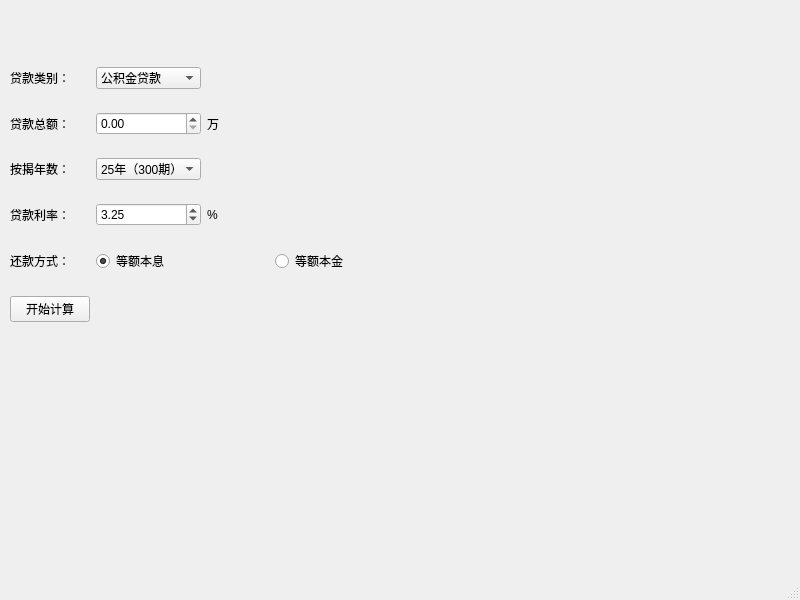
<?xml version="1.0" encoding="UTF-8"?>
<ui version="4.0">
 <class>Provident_Fund_loan</class>
 <widget class="QMainWindow" name="Provident_Fund_loan">
  <property name="geometry">
   <rect>
    <x>0</x>
    <y>0</y>
    <width>800</width>
    <height>600</height>
   </rect>
  </property>
  <property name="windowTitle">
   <string>公积金贷款</string>
  </property>
  <widget class="QWidget" name="centralwidget">
   <widget class="QWidget" name="">
    <property name="geometry">
     <rect>
      <x>10</x>
      <y>50</y>
      <width>338</width>
      <height>291</height>
     </rect>
    </property>
    <layout class="QGridLayout" name="gridLayout">
     <item row="0" column="0">
      <widget class="QLabel" name="label">
       <property name="text">
        <string>贷款类别：</string>
       </property>
      </widget>
     </item>
     <item row="0" column="1">
      <widget class="QComboBox" name="comboBox">
       <item>
        <property name="text">
         <string>公积金贷款</string>
        </property>
       </item>
       <item>
        <property name="text">
         <string>商业贷款</string>
        </property>
       </item>
       <item>
        <property name="text">
         <string>组合贷款</string>
        </property>
       </item>
      </widget>
     </item>
     <item row="1" column="0">
      <widget class="QLabel" name="label_2">
       <property name="text">
        <string>贷款总额：</string>
       </property>
      </widget>
     </item>
     <item row="1" column="1">
      <widget class="QDoubleSpinBox" name="doubleSpinBox_2">
       <property name="maximum">
        <double>999999.989999999990687</double>
       </property>
       <property name="value">
        <double>0.000000000000000</double>
       </property>
      </widget>
     </item>
     <item row="2" column="0">
      <widget class="QLabel" name="label_8">
       <property name="text">
        <string>按揭年数：</string>
       </property>
      </widget>
     </item>
     <item row="2" column="1">
      <widget class="QComboBox" name="comboBox_4">
       <item>
        <property name="text">
         <string>25年（300期）</string>
        </property>
       </item>
       <item>
        <property name="text">
         <string>24年（288期）</string>
        </property>
       </item>
       <item>
        <property name="text">
         <string>23年（276期）</string>
        </property>
       </item>
       <item>
        <property name="text">
         <string>22年（264期）</string>
        </property>
       </item>
       <item>
        <property name="text">
         <string>21年（252期）</string>
        </property>
       </item>
       <item>
        <property name="text">
         <string>20年（240期）</string>
        </property>
       </item>
       <item>
        <property name="text">
         <string>19年（228期）</string>
        </property>
       </item>
       <item>
        <property name="text">
         <string>18年（216期）</string>
        </property>
       </item>
       <item>
        <property name="text">
         <string>17年（204期）</string>
        </property>
       </item>
       <item>
        <property name="text">
         <string>16年（192期）</string>
        </property>
       </item>
       <item>
        <property name="text">
         <string>15年（180期）</string>
        </property>
       </item>
       <item>
        <property name="text">
         <string>14年（168期）</string>
        </property>
       </item>
       <item>
        <property name="text">
         <string>13年（156期）</string>
        </property>
       </item>
       <item>
        <property name="text">
         <string>12年（144期）</string>
        </property>
       </item>
       <item>
        <property name="text">
         <string>11年（132期）</string>
        </property>
       </item>
       <item>
        <property name="text">
         <string>10年（120期）</string>
        </property>
       </item>
       <item>
        <property name="text">
         <string>9年（108期）</string>
        </property>
       </item>
       <item>
        <property name="text">
         <string>8年（96期）</string>
        </property>
       </item>
       <item>
        <property name="text">
         <string>7年（84期）</string>
        </property>
       </item>
       <item>
        <property name="text">
         <string>6年（72期）</string>
        </property>
       </item>
       <item>
        <property name="text">
         <string>5年（60期）</string>
        </property>
       </item>
       <item>
        <property name="text">
         <string>4年（48期）</string>
        </property>
       </item>
       <item>
        <property name="text">
         <string>3年（36期）</string>
        </property>
       </item>
       <item>
        <property name="text">
         <string>2年（24期）</string>
        </property>
       </item>
       <item>
        <property name="text">
         <string>1年（12期）</string>
        </property>
       </item>
      </widget>
     </item>
     <item row="3" column="0">
      <widget class="QLabel" name="label_9">
       <property name="text">
        <string>贷款利率：</string>
       </property>
      </widget>
     </item>
     <item row="3" column="1">
      <widget class="QDoubleSpinBox" name="doubleSpinBox">
       <property name="minimum">
        <double>0.010000000000000</double>
       </property>
       <property name="value">
        <double>3.250000000000000</double>
       </property>
      </widget>
     </item>
     <item row="3" column="2">
      <widget class="QLabel" name="label_10">
       <property name="text">
        <string>%</string>
       </property>
      </widget>
     </item>
     <item row="4" column="0">
      <widget class="QLabel" name="label_11">
       <property name="text">
        <string>还款方式：</string>
       </property>
      </widget>
     </item>
     <item row="4" column="1">
      <widget class="QRadioButton" name="radioButton">
       <property name="text">
        <string>等额本息</string>
       </property>
       <property name="checked">
        <bool>true</bool>
       </property>
      </widget>
     </item>
     <item row="4" column="3">
      <widget class="QRadioButton" name="radioButton_2">
       <property name="text">
        <string>等额本金</string>
       </property>
      </widget>
     </item>
     <item row="5" column="0">
      <widget class="QPushButton" name="pushButton">
       <property name="text">
        <string>开始计算</string>
       </property>
      </widget>
     </item>
     <item row="1" column="2">
      <widget class="QLabel" name="label_3">
       <property name="text">
        <string>万</string>
       </property>
      </widget>
     </item>
    </layout>
   </widget>
  </widget>
  <widget class="QMenuBar" name="menubar">
   <property name="geometry">
    <rect>
     <x>0</x>
     <y>0</y>
     <width>800</width>
     <height>26</height>
    </rect>
   </property>
  </widget>
  <widget class="QStatusBar" name="statusbar"/>
 </widget>
 <resources/>
 <connections/>
</ui>
